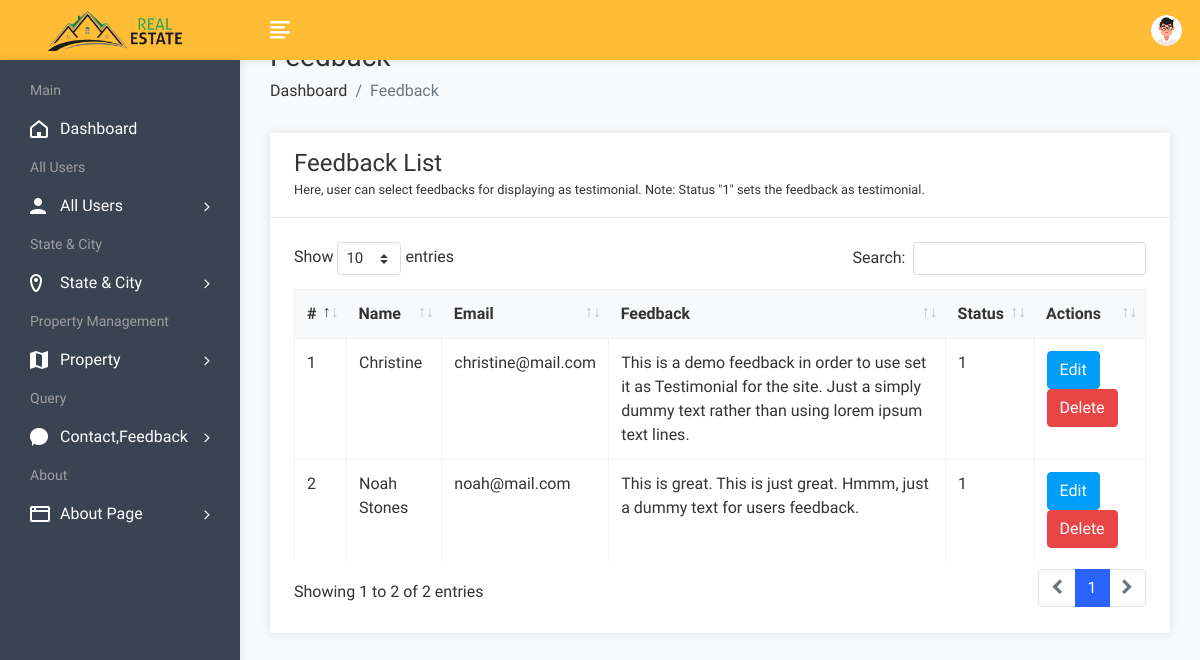
The app's page /admin/feedbackview.php (signed in) with its own data.
### tables this page shows
CREATE TABLE `feedback` (
  `fid` int(50) NOT NULL,
  `uid` int(50) NOT NULL,
  `fdescription` varchar(300) NOT NULL,
  `status` int(1) NOT NULL,
  `date` datetime NOT NULL DEFAULT CURRENT_TIMESTAMP
);

CREATE TABLE `user` (
  `uid` int(50) NOT NULL,
  `uname` varchar(100) NOT NULL,
  `uemail` varchar(100) NOT NULL,
  `uphone` varchar(20) NOT NULL,
  `upass` varchar(50) NOT NULL,
  `utype` varchar(50) NOT NULL,
  `uimage` varchar(300) NOT NULL
);

### admin/feedbackview.php (the view, shortened to what this page needs)
<!DOCTYPE html>
<html lang="en">
<head>
        <link rel="stylesheet" href="assets/css/bootstrap.min.css">
        <link rel="stylesheet" href="assets/css/font-awesome.min.css">
        <link rel="stylesheet" href="assets/css/feathericon.min.css">
		<link rel="stylesheet" href="assets/plugins/datatables/dataTables.bootstrap4.min.css">
		<link rel="stylesheet" href="assets/plugins/datatables/responsive.bootstrap4.min.css">
		<link rel="stylesheet" href="assets/plugins/datatables/select.bootstrap4.min.css">
		<link rel="stylesheet" href="assets/plugins/datatables/buttons.bootstrap4.min.css">
        <link rel="stylesheet" href="assets/css/style.css">
    </head>
    <body>
				<?php include("header.php"); ?>
            <div class="page-wrapper">
                <div class="content container-fluid">
					<div class="page-header">
						<div class="row">
							<div class="col">
								<h3 class="page-title">Feedback</h3>
								<ul class="breadcrumb">
									<li class="breadcrumb-item"><a href="dashboard.php">Dashboard</a></li>
									<li class="breadcrumb-item active">Feedback</li>
								</ul>
							</div>
						</div>
					</div>
					<div class="row">
						<div class="col-sm-12">
							<div class="card">
								<div class="card-header">
									<h4 class="card-title">Feedback List</h4>
									<small>Here, user can select feedbacks for displaying as testimonial. Note: Status "1" sets the feedback as testimonial.</small>
								</div>
								<div class="card-body">
									<table id="basic-datatable" class="table table-bordered table-hover">
                                            <thead>
                                                <tr>
                                                    <th>#</th>
                                                    <th>Name</th>
                                                    <th>Email</th>
                                                    <th>Feedback</th>
													<th>Status</th>
                                                    <th>Actions</th>
                                                </tr>
                                            </thead>
                                            <tbody>
											<?php
												$query=mysqli_query($con,"select feedback.*, user.* from feedback,user where feedback.uid=user.uid");
												$cnt=1;
												while($row=mysqli_fetch_array($query))
													{
											?>
                                                <tr>
                                                    <td><?php echo $cnt; ?></td>
                                                    <td><?php echo $row['uname']; ?></td>
                                                    <td><?php echo $row['uemail']; ?></td>
                                                    <td><?php echo $row['2']; ?></td>
                                                    <td><?php echo $row['3']; ?></td>
													<td><a href="feedbackedit.php?id=<?php echo $row['0']; ?>"><button class="btn btn-info">Edit</button></a>
                                                    <a href="feedbackdelete.php?id=<?php echo $row['0']; ?>"><button class="btn btn-danger">Delete</button></a></td>
                                                </tr>
                                                <?php
												$cnt=$cnt+1;
												}
												?>
                                            </tbody>
                                        </table>
								</div>
							</div>
						</div>
					</div>
				</div>
			</div>
    </body>
</html>

### records on screen
feedback: uid.uname "Christine", uid.uemail "christine@mail.com", fdescription "This is a demo feedback in order to use set it as Testimonial for the site. Just a simply dummy text rather than using lorem ipsum text lines.", status "1"
feedback: uid.uname "Noah Stones", uid.uemail "noah@mail.com", fdescription "This is great. This is just great. Hmmm, just a dummy text for users feedback.", status "1"
